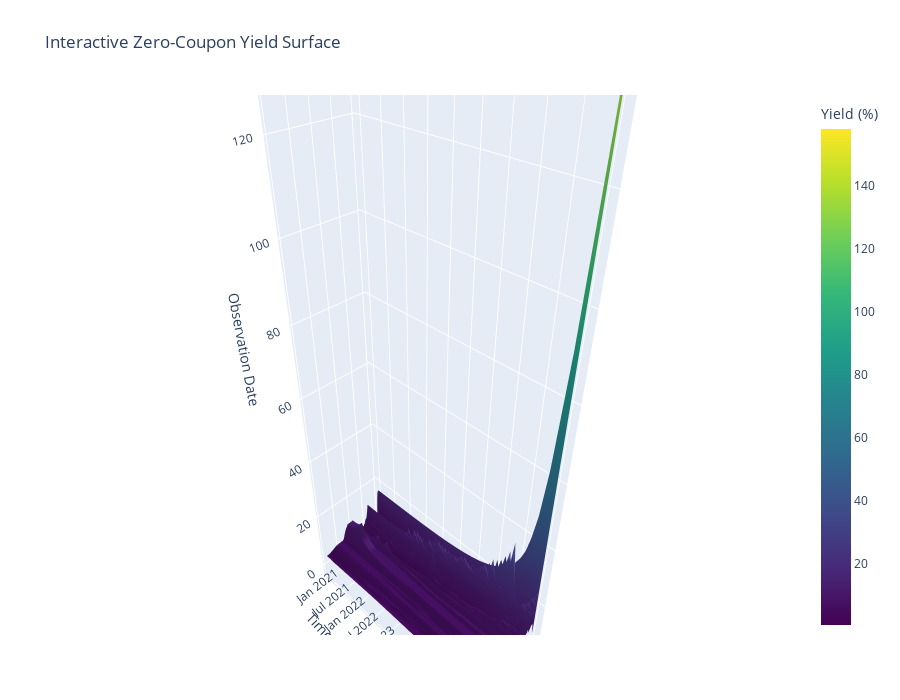

Notebook source saved alongside this figure:
### Code cell
#──────────────────────────────────────────────────────────────────
#  Plotly Interactive Zero-Curve Surface (robust & full)
#──────────────────────────────────────────────────────────────────

# 1️⃣Prepare clean grid ------------------------------------------------
dates_full = np.array(sorted(surface["obs_date"].unique()))
mats_full  = np.array(sorted({round(t, 4) for t in surface["ttm"]}))   # rounded keys

z_mat = np.full((len(dates_full), len(mats_full)), np.nan)

# populate grid
for i, d in enumerate(dates_full):
    df_day = surface[surface["obs_date"] == d]
    for _, r in df_day.iterrows():
        j = np.where(mats_full == round(r["ttm"], 4))[0][0]  # exact match after rounding
        z_mat[i, j] = r["zero_rate"]

# 2️⃣  Prune rows/cols that are entirely NaN ------------------------------
row_keep = (~np.isnan(z_mat)).any(axis=1)
col_keep = (~np.isnan(z_mat)).any(axis=0)

z_keep     = z_mat[row_keep][:, col_keep]
dates_keep = dates_full[row_keep]
mats_keep  = mats_full[col_keep]

print(f"Grid after pruning → {z_keep.shape[0]} dates × {z_keep.shape[1]} maturities "
      f"({np.isfinite(z_keep).sum()} data points)")

# 3️⃣  Build interactive surface -----------------------------------------
fig = go.Figure(
    data = [go.Surface(
        z              = z_keep,
        x              = mats_keep,                           # Time-to-maturity (yrs)
        y              = pd.to_datetime(dates_keep).strftime('%Y-%m-%d'),  # Dates
        colorscale     = 'Viridis',
        colorbar_title = "Yield (%)",
        connectgaps    = True,
        hovertemplate  =
            "TTM: %{x:.2f} yrs<br>" +
            "Date: %{y}<br>" +
            "Yield: %{z:.2f}%<extra></extra>",
    )]
)

fig.update_layout(
    title   = "Interactive Zero-Coupon Yield Surface",
    autosize= True,
    height  = 700,
    scene   = dict(
        yaxis_title = 'Time to Maturity (years)',
        zaxis_title = 'Observation Date',
        xaxis_title = 'Zero Rate (% p.a.)',
        aspectmode  = 'data',        # <- keeps real proportions
        yaxis       = dict(nticks=min(10, len(mats_keep))),
        zaxis       = dict(nticks=min(10, len(dates_keep))),
        xaxis       = dict(nticks=8),
    ),
    margin  = dict(l=50, r=50, b=65, t=95),
)
            
fig.show()

### Figure 1 — Plotly figure (JSON) as saved in the notebook; plotly's stock layout.template omitted (floating-point values rounded to 4 significant figures; data arrays with more than 128 entries replaced by an {"elided": "..."} marker saying what was removed)
{"data": [{"colorbar": {"title": {"text": "Yield (%)"}}, "colorscale": [[0, "#440154"], [0.1111, "#482878"], [0.2222, "#3e4989"], [0.3333, "#31688e"], [0.4444, "#26828e"], [0.5556, "#1f9e89"], [0.6667, "#35b779"], [0.7778, "#6ece58"], [0.8889, "#b5de2b"], [1, "#fde725"]], "connectgaps": true, "hovertemplate": "TTM: %{x:.2f} yrs<br>Date: %{y}<br>Yield: %{z:.2f}%<extra></extra>", "type": "surface", "x": {"elided": "655 float values"}, "y": ["2020-12-31", "2021-01-29", "2021-02-26", "2021-03-31", "2021-04-30", "2021-05-31", "2021-06-30", "2021-07-30", "2021-08-31", "2021-09-30", "2021-10-29", "2021-11-30", "2021-12-31", "2022-01-31", "2022-02-28", "2022-03-31", "2022-04-29", "2022-05-31", "2022-06-30", "2022-07-29", "2022-08-31", "2022-09-30", "2022-10-31", "2022-11-30", "2022-12-30", "2023-01-31", "2023-02-28", "2023-03-31", "2023-04-28", "2023-05-31", "2023-06-30", "2023-07-31", "2023-08-31", "2023-09-29", "2023-10-31", "2023-11-30", "2023-12-29", "2024-01-31", "2024-02-29", "2024-03-29", "2024-04-30", "2024-05-31", "2024-06-28", "2024-07-31", "2024-08-30", "2024-09-30", "2024-10-31", "2024-11-29", "2024-12-31", "2025-01-31", "2025-02-28", "2025-03-31", "2025-04-30", "2025-05-30", "2025-06-30"], "z": {"elided": "55x655 float values"}}], "layout": {"autosize": true, "height": 700, "margin": {"b": 65, "l": 50, "r": 50, "t": 95}, "scene": {"aspectmode": "data", "xaxis": {"nticks": 8, "title": {"text": "Zero Rate (% p.a.)"}}, "yaxis": {"nticks": 10, "title": {"text": "Time to Maturity (years)"}}, "zaxis": {"nticks": 10, "title": {"text": "Observation Date"}}}, "title": {"text": "Interactive Zero-Coupon Yield Surface"}}}
